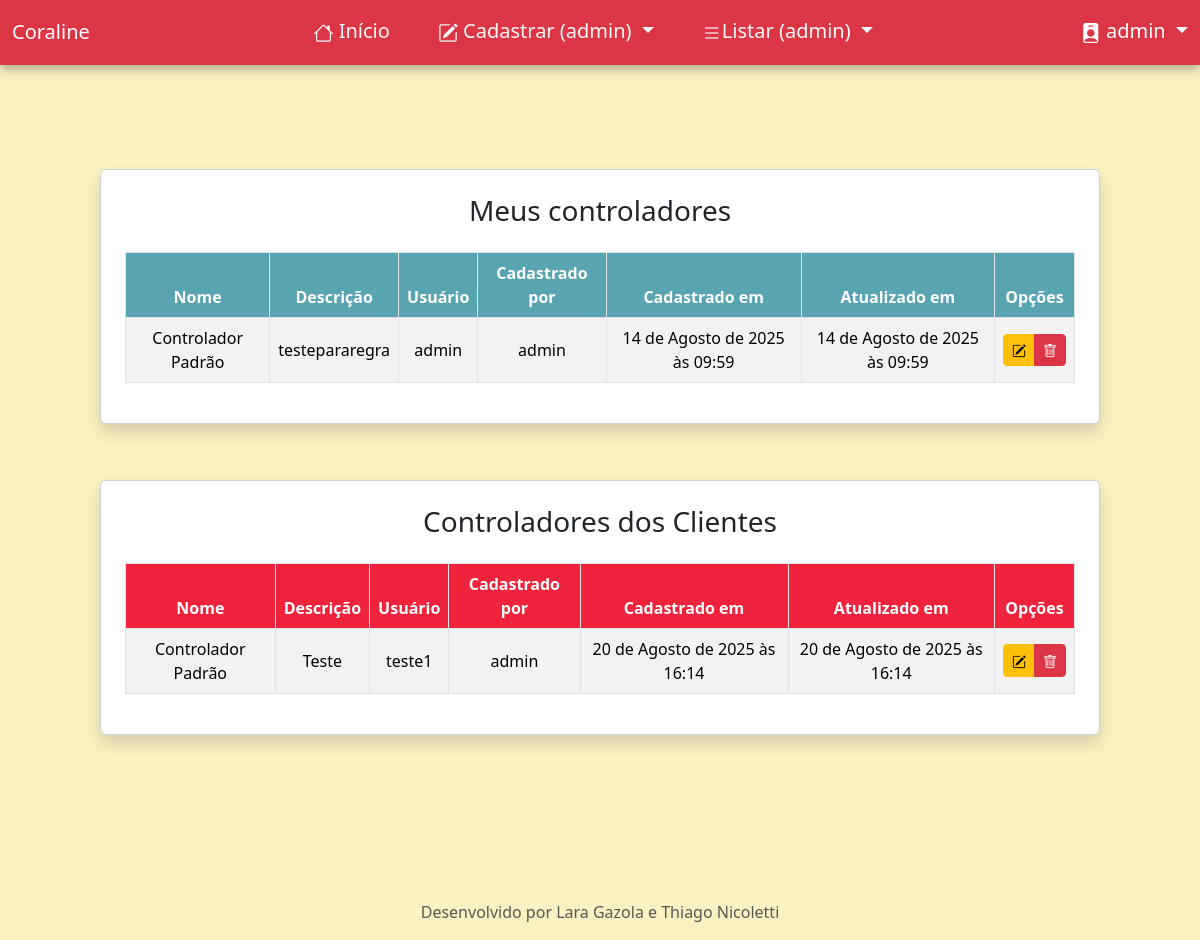
/listar/controlador/ (signed in), run on an earlier commit of the app's database.
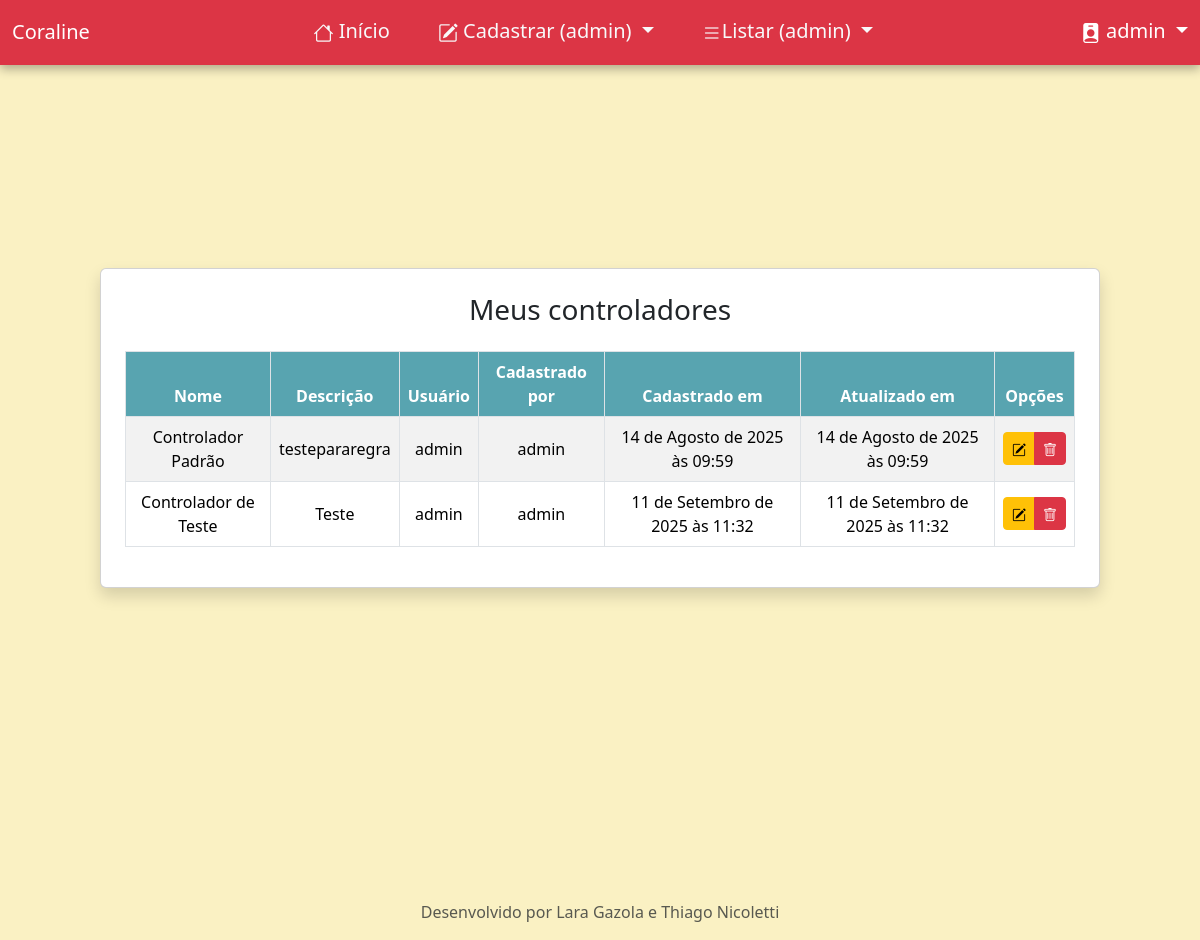
And on a later commit of the database.
### paginasweb/models.py (models this page shows, shortened)
class Controlador(models.Model):
    nome = models.CharField(max_length=255, verbose_name="Nome", default="Controlador Padrão")
    descricao = models.CharField(max_length=255, verbose_name="Descrição")
    usuario = models.ForeignKey(User, on_delete=models.PROTECT)
    cadastrado_por = models.ForeignKey(User, on_delete=models.CASCADE, related_name='controladores')
    cadastrado_em = models.DateTimeField(auto_now_add=True)
    atualizado_em = models.DateTimeField(auto_now=True)
    class Meta:
        ordering = ['nome', 'cadastrado_em']

### paginasweb/views.py (the view)
# urls.py: path("listar/controlador/", ControladorList.as_view(), name="listar-controlador"),
class ControladorList(GroupRequiredMixin, SuccessMessageMixin, LoginRequiredMixin, ListView):
    group_required = [u"Administrador", u"Usuário"]
    model = Controlador
    template_name = 'paginasweb/controlador.html'
    def get_queryset(self):
        queryset = Controlador.objects.all()
        return queryset.filter(usuario=self.request.user)
    def get_context_data(self, **kwargs):
        context = super().get_context_data(**kwargs)
        if context['sou_admin']:
            controladores = Controlador.objects.all()
            controladores = controladores.exclude(usuario=self.request.user) #user logado no self.request.user
            context['todos_controladores'] = controladores
        return context

### paginasweb/views.py (called while the page is built)
    def get_context_data(self, **kwargs):
        context = super().get_context_data(**kwargs)
        if self.request.user.groups.filter(name='Administrador').exists():
            context['sou_admin'] = True
        else:
            context['sou_admin'] = False
        return context

### paginasweb/templates/paginasweb/controlador.html (shortened to what this page needs)
{% extends "paginasweb/bootstrap.html" %}
{% load static %}
{% block conteudo %}
<div class="d-flex justify-content-center align-items-center flex-column min-vh-100 p-4" style="margin-top: -2rem; margin-bottom: 2rem;">
  <div class="card p-4 shadow mb-5" style="width: 100%; max-width: 1000px;">
    <h3 class="text-center mb-4">Meus controladores</h3>
    <div class="table-responsive">
      <table class="table table-striped table-hover table-bordered align-middle text-center">
        <thead>
          <tr>
            <th style="background-color: #58a4b0; color: white;">Nome</th>
            <th style="background-color: #58a4b0; color: white;">Descrição</th>
            <th style="background-color: #58a4b0; color: white;">Usuário</th>
            <th style="background-color: #58a4b0; color: white;">Cadastrado por</th>
            <th style="background-color: #58a4b0; color: white;">Cadastrado em</th>
            <th style="background-color: #58a4b0; color: white;">Atualizado em</th>
            <th style="background-color: #58a4b0; color: white;">Opções</th>
          </tr>
        </thead>
        <tbody>
          {% for obj in object_list %}
          <tr>
            <td>{{ obj.nome }}</td>
            <td>{{ obj.descricao }}</td>
            <td>{{ obj.usuario }}</td>
            <td>{{ obj.cadastrado_por }}</td>
            <td>{{ obj.cadastrado_em }}</td>
            <td>{{ obj.atualizado_em }}</td>
            <td>
              <div class="btn-group">
              <a href="{% url 'editar-controlador' obj.pk %}" class="btn btn-sm btn-warning"><i class="bi bi-pencil-square"></i></a>
              <a href="{% url 'excluir-controlador' obj.pk %}" class="btn btn-sm btn-danger"><i class="bi bi-trash"></i></a>
              </div>
            </td>
          </tr>
          {% empty %}
          <tr>
            <td colspan="7">Nenhum controlador do admin encontrado.</td>
          </tr>
          {% endfor %}
        </tbody>
      </table>
    </div>
  </div>
  {% if todos_controladores %}
  <div class="card p-4 shadow" style="width: 100%; max-width: 1000px; margin-top: 0.5rem;">
    <h3 class="text-center mb-4">Controladores dos Clientes</h3>
    <div class="table-responsive">
      <table class="table table-striped table-hover table-bordered align-middle text-center">
        <thead>
          <tr>
            <th style="background-color: #EF233C; color: white;">Nome</th>
            <th style="background-color: #EF233C; color: white;">Descrição</th>
            <th style="background-color: #EF233C; color: white;">Usuário</th>
            <th style="background-color: #EF233C; color: white;">Cadastrado por</th>
            <th style="background-color: #EF233C; color: white;">Cadastrado em</th>
            <th style="background-color: #EF233C; color: white;">Atualizado em</th>
            <th style="background-color: #EF233C; color: white;">Opções</th>
          </tr>
        </thead>
        <tbody>
          {% for obj in todos_controladores %}
           <tr>
            <td>{{ obj.nome }}</td>
            <td>{{ obj.descricao }}</td>
            <td>{{ obj.usuario }}</td>
            <td>{{ obj.cadastrado_por }}</td>
            <td>{{ obj.cadastrado_em }}</td>
            <td>{{ obj.atualizado_em }}</td>
            <td>
              <div class="btn-group">
              <a href="{% url 'editar-controlador' obj.pk %}" class="btn btn-sm btn-warning"><i class="bi bi-pencil-square"></i></a>
              <a href="{% url 'excluir-controlador' obj.pk %}" class="btn btn-sm btn-danger"><i class="bi bi-trash"></i></a>
              </div>
            </td>
          </tr>
          {% empty %}
          <tr>
            <td colspan="7">Nenhum controlador de cliente encontrado.</td>
          </tr>
          {% endfor %}
        </tbody>
      </table>
    </div>
  </div>
  {% endif %}
</div>
{% endblock %}

What changed in the data, as far as the page shows it:
removed Controlador: nome "Controlador Padrão", descricao "Teste", usuario "teste1", cadastrado_por "admin", cadastrado_em "20 de Agosto de 2025 às 16:14", atualizado_em "20 de Agosto de 2025 às 16:14", shown under "Controladores dos Clientes"
added Controlador: nome "Controlador de Teste", descricao "Teste", usuario "admin", cadastrado_por "admin", cadastrado_em "11 de Setembro de 2025 às 11:32", atualizado_em "11 de Setembro de 2025 às 11:32", shown under "Meus controladores"
Also different on the page:
text no longer shown: "Controladores dos Clientes Nome Descrição Usuário Cadastrado por Cadastrado em Atualizado em Opções"
